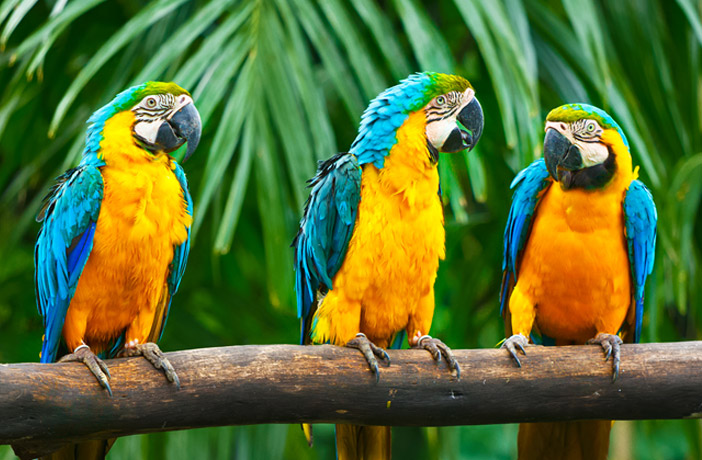
#> input picture img/loros.jpg, 702 x 460 px; its folder holds only this picture in this run
$ python main.py --path img
#> lines starting #> are read from the running program, lines starting #| are printed output that depends on the picture
import argparse
from PIL import Image
import os

def redimensionar_imagenes(carpeta_original, tamaños):
    # Redimensionar cada imagen
#> called with carpeta_original = 'img'
    for nombre_archivo in os.listdir(carpeta_original):
        if nombre_archivo.lower().endswith(('.png', '.jpg', '.jpeg')):
            ruta_original = os.path.join(carpeta_original, nombre_archivo)
            with Image.open(ruta_original) as img:
                # Guardar cada versión redimensionada
#> img is the input picture: PIL image 702x460 RGB; mean R, G, B 88.1, 111.9, 51.5
                for tamaño_nombre, tamaño in tamaños.items():
                    img_redimensionada = img.copy()
                    img_redimensionada.thumbnail(tamaño)  # Mantiene la proporción
                    # Agregar el nombre del tamaño al nombre del archivo
                    nombre_salida = f"{os.path.splitext(nombre_archivo)[0]}_{tamaño_nombre}.jpg"
                    ruta_salida = os.path.join(carpeta_original, nombre_salida)
                    img_redimensionada.save(ruta_salida, "JPEG", quality=85)
                    print(f"Guardada {ruta_salida}")
#> this loop made 2 passes
#> pass 1, in redimensionar_imagenes, `img_redimensionada.save(ruta_salida, "JPEG", quality=85)`:
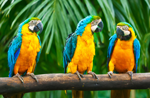
#> saved as loros_thumbnail.jpg: PIL image 150x98 RGB; mean R, G, B 88.2, 112, 51.7

# Definir tamaños deseados en píxeles (ejemplo: thumbnails y web)
tamaños = {
    'thumbnail': (150, 150),
    'web': (800, 800),
}

# Configurar el analizador de argumentos
parser = argparse.ArgumentParser(description="Redimensionar imágenes en una carpeta")
parser.add_argument('--path', required=True, help="Ruta de la carpeta con las imágenes originales")

# Parsear argumentos
args = parser.parse_args()

# Carpeta de origen
carpeta_original = args.path

# Ejecutar función de redimensionamiento
redimensionar_imagenes(carpeta_original, tamaños)
